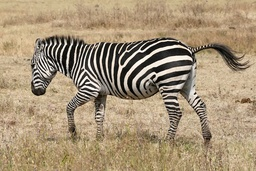
#> input picture src/data/gabor/Zebra_running_Ngorongoro.jpg, 256 x 171 px, shrunk from 640 x 427 before the run
$ jupyter execute --allow-errors 2b.Gabor.ipynb   (shell and % lines are left out)   (Python 2 division)
#> lines starting #> are read from the running program, lines starting #| are printed output that depends on the picture
If you found any bugs in this ipython notebook, please contact qiuwch@gmail.com
If there's an error say "something is undefined", please run cell which contains the definition or use "menu -> cell -> run all above"

# Initialization

[cell 1]
# Import python library for this notebook
import numpy as np # fundamental package for scientific computing
import matplotlib.pyplot as plt # package for plot function

# show figures inline

def myimshow(I, **kwargs):
    # utility function to show image
    plt.figure();
    plt.axis('off')
    plt.imshow(I, cmap=plt.gray(), **kwargs)

# Generate sinusoid stimuli

Sinusoid $ I(\mathbf{x}) = A \cos(\mathbf{\omega} \mathbf{x} + \rho) $

$ A $ is the amplitude, $ \rho $ is the phase, and $ \mathbf{\omega} $ is the frequency.

[cell 2]
def genSinusoid(sz, A, omega, rho):
    # Generate Sinusoid grating
    # sz: size of generated image (width, height)
    radius = (int(sz[0]/2.0), int(sz[1]/2.0))
    [x, y] = np.meshgrid(range(-radius[0], radius[0]+1), range(-radius[1], radius[1]+1)) # a BUG is fixed in this line

    stimuli = A * np.cos(omega[0] * x  + omega[1] * y + rho)
    return stimuli

theta = np.pi/4
omega = [np.cos(theta), np.sin(theta)]
sinusoidParam = {'A':1, 'omega':omega, 'rho':np.pi/2, 'sz':(32,32)}
myimshow(genSinusoid(**sinusoidParam))
# ** is a special syntax in python, which enables passing a key-value dictionary as parameter

# Generate gabor filter
A general type of Gabor filter[1] can be defined:
$$ g(x,y;\lambda,\theta,\psi,\sigma,\gamma) = \exp\left(-\frac{x'^2+\gamma^2y'^2}{2\sigma^2}\right)\exp\left(i\left(2\pi\frac{x'}{\lambda}+\psi\right)\right) $$
[1] https://en.wikipedia.org/wiki/Gabor_filter

Here we implement a type of Gabor filter which satisfies the neurophysiological constraints for simple cells:
$$ \psi (x; \omega, \theta, K) = \left[\frac{\omega^2}{ 4 \pi K^2} \exp  \{-(\omega^2/8K^2)[4(x\cdot(cos\theta, sin\theta))^2 + (x \cdot ( -sin \theta, cos \theta))^2]\} \right] \times \left[ \exp \{ iwx \cdot (cos\theta, sin\theta) \} exp(K^2/2) \right] $$

[cell 3]
def genGabor(sz, omega, theta, func=np.cos, K=np.pi):
    radius = (int(sz[0]/2.0), int(sz[1]/2.0))
    [x, y] = np.meshgrid(range(-radius[0], radius[0]+1), range(-radius[1], radius[1]+1))

    x1 = x * np.cos(theta) + y * np.sin(theta)
    y1 = -x * np.sin(theta) + y * np.cos(theta)

    gauss = omega**2 / (4*np.pi * K**2) * np.exp(- omega**2 / (8*K**2) * ( 4 * x1**2 + y1**2))
#     myimshow(gauss)
    sinusoid = func(omega * x1) * np.exp(K**2 / 2)
#     myimshow(sinusoid)
    gabor = gauss * sinusoid
    return gabor

g = genGabor((256,256), 0.3, np.pi/4, func=np.cos)
# change func to "cos", "sin" can generate sin gabor or cos gabor, here we pass a function name as a parameter
myimshow(g)
np.mean(g)

# Interactive: Gabor demo
If you evaluate the next cell in your computer, you can see an interactive demo like this.

**Drag the slider to change parameters, and see the change of gabor filter.**

[cell 4]
from IPython.html.widgets import interact, interactive, fixed
def demoGabor(theta, omega):
    myimshow(genGabor((128,128), omega, theta))
interact(demoGabor, theta=(0,np.pi,np.pi/8), omega=(0.1,1,0.1))
#> the sliders are set to theta = 1.5707963267948966, omega = 0.55

# Generate gabor filter bank

[cell 5]
theta = np.arange(0, np.pi, np.pi/4) # range of theta
omega = np.arange(0.2, 0.6, 0.1) # range of omega
params = [(t,o) for o in omega for t in theta]
sinFilterBank = []
cosFilterBank = []
gaborParams = []
for (theta, omega) in params:
    gaborParam = {'omega':omega, 'theta':theta, 'sz':(128, 128)}
    sinGabor = genGabor(func=np.sin, **gaborParam)
    cosGabor = genGabor(func=np.cos, **gaborParam)
    sinFilterBank.append(sinGabor)
    cosFilterBank.append(cosGabor)
    gaborParams.append(gaborParam)

plt.figure()
n = len(sinFilterBank)
for i in range(n):
    plt.subplot(4,4,i+1)
    # title(r'$\theta$={theta:.2f}$\omega$={omega}'.format(**gaborParams[i]))
    plt.axis('off'); plt.imshow(sinFilterBank[i])

plt.figure()
for i in range(n):
    plt.subplot(4,4,i+1)
    # title(r'$\theta$={theta:.2f}$\omega$={omega}'.format(**gaborParams[i]))
    plt.axis('off'); plt.imshow(cosFilterBank[i])

# Apply filter bank to zebra image

[cell 6]
from skimage.color import rgb2gray
from scipy.signal import convolve2d
zebra = rgb2gray(plt.imread('../data/gabor/Zebra_running_Ngorongoro.jpg'))
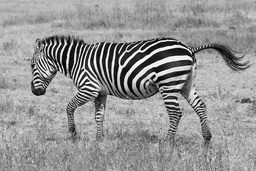
#> zebra: shape (171, 256) float64; min 0, max 0.999, mean 0.584
plt.figure(); myimshow(zebra)
sinGabor = sinFilterBank[8]
plt.figure(); myimshow(sinGabor)
res = convolve2d(zebra, sinGabor, mode='valid') # Will take about one minute
plt.figure(); myimshow(res); # title('response') Book figure

"Zebra running Ngorongoro" by Muhammad Mahdi Karim (www.micro2macro.net)

For examples of filters applied to texture processing see: http://scikit-image.org/docs/dev/auto_examples/plot_gabor.html

# Homework 1.1
Apply Gabor filters to the zebra image. Adjust the frequency and orientation of the Gabors to find the horizontal and vertical stripes. Plot the output. Can you also find Gabors that respond to the legs?

## Answer of HW1.1

[cell 7]
# Part1. Response of vertical stripe 1
sinGabor = sinFilterBank[6]
plt.figure(); myimshow(sinGabor)
res = convolve2d(zebra, sinGabor, mode='valid')
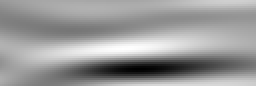
#> res: shape (43, 128) float64 (shown 2 times larger); min -7.12, max 4.41, mean -0.159; drawn with min black and max white
plt.figure(); myimshow(res); plt.title('response')

# vertical stripe 2, Gabor filter which is sensitive to smaller stripe
gaborParam = {'omega':0.8, 'theta':np.pi/2, 'sz':(128, 128)}
sinGabor = genGabor(func=np.sin, **gaborParam)
plt.figure(); myimshow(sinGabor)
res = convolve2d(zebra, sinGabor, mode='valid')
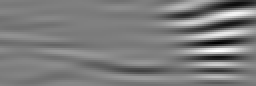
#> res: shape (43, 128) float64 (shown 2 times larger); min -17.1, max 17.6, mean -0.134; drawn with min black and max white
plt.figure(); myimshow(res); plt.title('response')

[cell 8]
# Part2. Leg, with a small omega, the gabor can be tuned to a larger scale spatial structure, such as leg.
sinGabor = sinFilterBank[0]
plt.figure(); myimshow(sinGabor)
res = convolve2d(zebra, sinGabor, mode='valid')
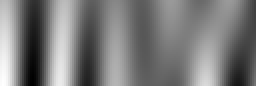
#> res: shape (43, 128) float64 (shown 2 times larger); min -3.6, max 3.9, mean 0.0115; drawn with min black and max white
plt.figure(); myimshow(res); plt.title('response')

# Quadrature pair, simple/complex cell

[cell 9]
theta = np.pi/4
sinGabor = genGabor((129,129), 0.4, theta, np.sin)
cosGabor = genGabor((129,129), 0.4, theta, np.cos)
plt.figure();
plt.subplot(121); plt.axis('off'); plt.imshow(sinGabor, vmin=-0.2, vmax=0.2)
plt.subplot(122); plt.axis('off'); plt.imshow(cosGabor, vmin=-0.2, vmax=0.2)

theta = np.pi/4 + np.pi
sinusoid = genSinusoid((256,256), 1, (omega*np.sin(theta), omega*np.cos(theta)), 0)
plt.figure(); myimshow(sinusoid); plt.title('Stimuli')

response = convolve2d(sinusoid, sinGabor, mode='valid')
response2 = convolve2d(sinusoid, cosGabor, mode='valid')

plt.figure();
plt.subplot(121); plt.imshow(response, vmin=0); plt.title('Response of sin gabor(simple cell)')
plt.subplot(122); plt.imshow(response**2 + response2**2, vmin=0); plt.title('Resp. of complex cell')

**Complex cell is tuned to frequency and less sensitive to phase change**

# Homework 1.2: Find parameter of an unknown gabor filter
Find the tuning curve of an idealized neuron by measuring its response to different sinusoids. The neuron is a Gabor function so you need to find its preferred orientation, phase, and K. Use equations (3) and (4) from Lecture Notes 2 if you want.

**NOTE:** Homework can be done in any programming language you like.

[cell 10]
import pickle
# The parameter of this gabor(cell) is unknown
# Try to find its parameter:
#> (the rest of this cell did not finish here and is left out)

[cell 11]
# Gabor in previous cell is generated by code here
# Generate Unknown Gabor
theta = np.pi/6
unknownGabor = genGabor((65,65), 0.7, theta, np.cos)
import pickle
# pickle.dump(unknownGabor, open('../data/unknownGabor.data', 'wb'))
plt.figure(); myimshow(unknownGabor);

# Answer of HW1.2

[cell 12]
omega = 0.3
theta = np.pi/2

x = np.arange(0, 2 * np.pi, 0.01)
y = np.zeros(len(x))
for i in range(len(x)):
    sinusoid = genSinusoid(unknownGabor.shape, 1, (omega*np.cos(theta), omega*np.sin(theta)), x[i])
    y[i] = convolve2d(sinusoid, unknownGabor, mode='valid')

plt.plot(x, y)
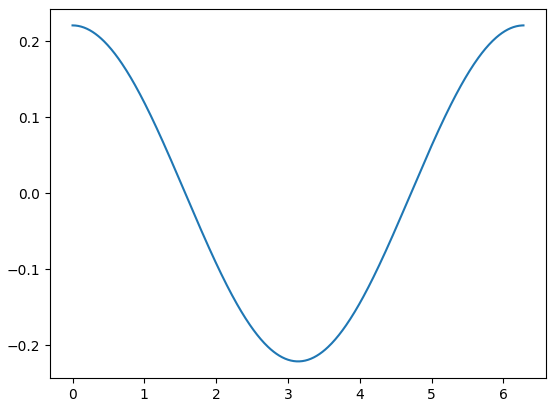
#> figure drawn by matplotlib, 1 panel; curve peaks at x = 0, y = 0.221

When $ \rho = 0 $ the gabor filter has maximum response, so this is a cos gabor.

[cell 13]
o = np.arange(0.1, 1, 0.1)
t = np.arange(0,np.pi,np.pi/12)
[X, Y] = np.meshgrid(t, o)

rho = 0
res = np.zeros((len(o), len(t)))
for i in range(len(o)): # row id
    for j in range(len(t)): # col id
        omega = o[i]
        theta = t[j]
        # theta = pi/6
        # omega = 0.4 # (0.4, pi/2), (0.3, 0)
        sinusoid = genSinusoid(unknownGabor.shape, 1, (omega*np.cos(theta), omega*np.sin(theta)), rho)
        res[i][j] = convolve2d(sinusoid, unknownGabor, mode='valid')
        # print 'The response of cell is %.2f' % res[i][j]

(i,j) = np.unravel_index(res.argmax(), res.shape)
print 'best response=', res.max()
print 'omega=', o[i]
print 'theta=', t[j]/np.pi, 'pi'
plt.figure(); plt.imshow(genSinusoid(unknownGabor.shape, 1, (o[i]*np.cos(t[j]), o[i]*np.sin(t[j])), rho))
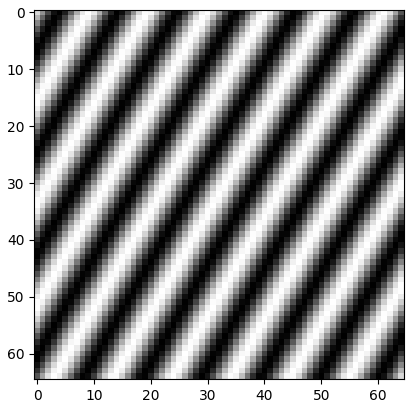
#> figure drawn by matplotlib, 1 panel

# Demo: Gaussian, Laplacian of Gaussian

[cell 14]
# Utility function to plot 3D surface
def surf(X, Y, Z, **kargs):
    # Plot 3D data as surface, similar to surf(X,Y,Z) of http://www.mathworks.com/help/matlab/ref/surf.html
    from mpl_toolkits.mplot3d import Axes3D
    fig = plt.figure()
    ax = fig.add_subplot(111, projection='3d')
    ax.plot_surface(X, Y, Z, **kargs)

sigma = 20
from mpl_toolkits.mplot3d import Axes3D

[X, Y] = np.meshgrid(np.arange(-100, 101), np.arange(-100, 101))
Z = 1/(np.sqrt(2.0 * np.pi) * sigma) * np.exp(-(X**2+Y**2)/(2.0*sigma**2))

dx = np.roll(Z, 1, axis=1) - Z
dx2 = np.roll(dx, 1, axis=1) - dx

dy = np.roll(Z, 1, axis=0) - Z
dy2 = np.roll(dy, 1, axis=0) - dy

LoG = -(dx2+dy2)

surf(X, Y, Z, alpha=0.3)
# title('Gaussian')

surf(X, Y, dx + dy, alpha=0.3)
# title('First order derivative')

surf(X, Y, LoG, alpha=0.3)
# title('Second order derivative (Laplacian of Gaussian)')
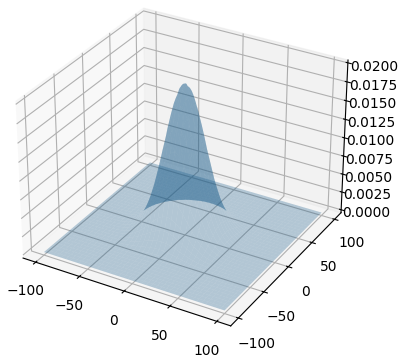
#> figure drawn by matplotlib, 1 panel
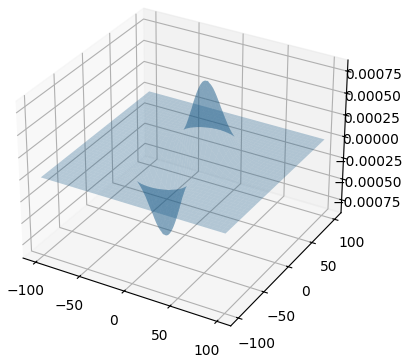
#> figure drawn by matplotlib, 1 panel
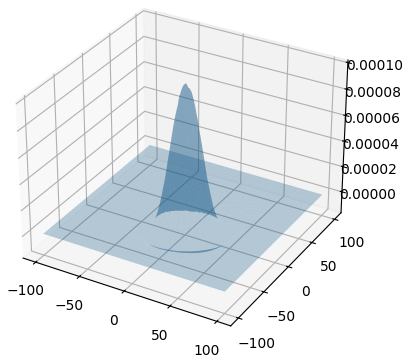
#> figure drawn by matplotlib, 1 panel

# Homework 1.3  Find the parameter of Laplacian of Gaussian

1. Briefly describe in words what is a quadrature pair and the difference between simple and complex cells.
3. Find the parameter $\sigma$ of a Laplacian of Gaussian filter by measuring its response to different sinusoids.
Use equation in Section 2.3 from Lecture Notes 2 if you want.

[cell 15]
import pickle

#> (the rest of this cell did not finish here and is left out)

[cell 16]
# The unknown LoG in previous cell is generated by code in this cell
sigma = 20
[X, Y] = np.meshgrid(np.arange(-100, 101), np.arange(-100, 101))
Z = 1/(np.sqrt(2.0 * np.pi) * sigma) * np.exp(-(X**2+Y**2)/(2.0*sigma**2))
dx = np.roll(Z, 1, axis=1) - Z
dx2 = np.roll(dx, 1, axis=1) - dx
dy = np.roll(Z, 1, axis=0) - Z
dy2 = np.roll(dy, 1, axis=0) - dy
LoG = -(dx2+dy2)
myimshow(LoG)

import pickle
# pickle.dump(LoG, open('../data/unknownLoG.data', 'wb’))
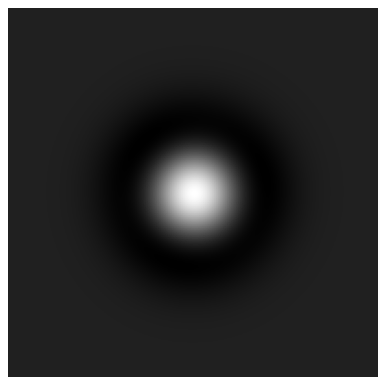
#> figure drawn by matplotlib, 1 panel
